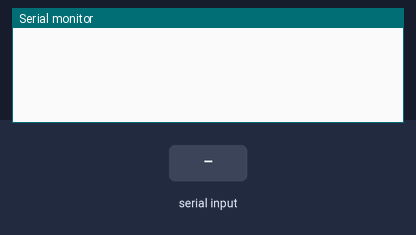
The sketch below on a simulated Arduino Uno, built with avr-gcc and run on an emulated ATmega328P. On the bench: the last lines printed to the serial monitor. Inputs (shaded band) come from the test bench.

Above: at 1.2 s.
1.3 s: "90,45\n" received over Serial
At 2.1 s:
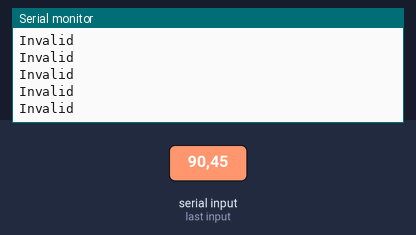
2.8 s: "30,150\n" received over Serial
4.3 s: "2\n" received over Serial
At 5.5 s:
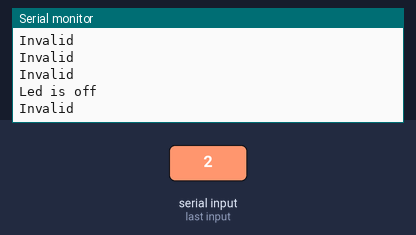

Measured:
- after the input at 1.3 s, the serial monitor: prints a new line at once (image 1)
- after the input at 4.3 s, the serial monitor: prints a new line at once (image 2)

The sketch:

read-write-to-serial.ino
```cpp
int ledPin = 8;

void setup()
{
  Serial.begin(9600);
}

void loop()
{
  while (Serial.available() == 0);

  int value = Serial.read() - '0';

  switch (value)
  {
    case 1:
      digitalWrite(ledPin, HIGH);
      Serial.println("Led is on");
      break;

    case 2:
      digitalWrite(ledPin, LOW);
      Serial.println("Led is off");
      break;

    default:
      Serial.println("Invalid");
  }
}
```
